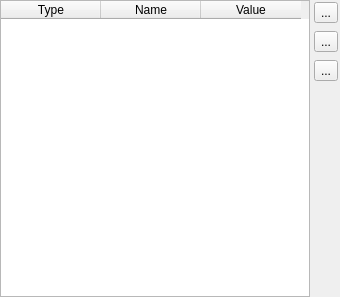
<?xml version="1.0" encoding="UTF-8"?>
<ui version="4.0">
 <class>NewMembersWidget</class>
 <widget class="QWidget" name="NewMembersWidget">
  <property name="geometry">
   <rect>
    <x>0</x>
    <y>0</y>
    <width>332</width>
    <height>297</height>
   </rect>
  </property>
  <property name="sizePolicy">
   <sizepolicy hsizetype="Preferred" vsizetype="Preferred">
    <horstretch>0</horstretch>
    <verstretch>0</verstretch>
   </sizepolicy>
  </property>
  <property name="minimumSize">
   <size>
    <width>0</width>
    <height>0</height>
   </size>
  </property>
  <property name="windowTitle">
   <string>Form</string>
  </property>
  <layout class="QHBoxLayout" name="horizontalLayout">
   <property name="spacing">
    <number>4</number>
   </property>
   <property name="margin">
    <number>0</number>
   </property>
   <item>
    <widget class="QTableWidget" name="tableWidget">
     <property name="minimumSize">
      <size>
       <width>310</width>
       <height>0</height>
      </size>
     </property>
     <attribute name="verticalHeaderVisible">
      <bool>false</bool>
     </attribute>
     <column>
      <property name="text">
       <string>Type</string>
      </property>
     </column>
     <column>
      <property name="text">
       <string>Name</string>
      </property>
     </column>
     <column>
      <property name="text">
       <string>Value</string>
      </property>
     </column>
    </widget>
   </item>
   <item>
    <widget class="QFrame" name="frame">
     <property name="sizePolicy">
      <sizepolicy hsizetype="MinimumExpanding" vsizetype="Preferred">
       <horstretch>0</horstretch>
       <verstretch>0</verstretch>
      </sizepolicy>
     </property>
     <property name="minimumSize">
      <size>
       <width>26</width>
       <height>0</height>
      </size>
     </property>
     <widget class="QWidget" name="layoutWidget">
      <property name="geometry">
       <rect>
        <x>0</x>
        <y>0</y>
        <width>28</width>
        <height>85</height>
       </rect>
      </property>
      <layout class="QVBoxLayout" name="verticalLayout">
       <item>
        <widget class="QToolButton" name="addMemberButton">
         <property name="toolTip">
          <string>Add Member</string>
         </property>
         <property name="text">
          <string>...</string>
         </property>
         <property name="icon">
          <iconset resource="icons.qrc">
           <normaloff>:/16x16/icons/16x16/list-add.png</normaloff>:/16x16/icons/16x16/list-add.png</iconset>
         </property>
        </widget>
       </item>
       <item>
        <widget class="QToolButton" name="removeMemberButton">
         <property name="toolTip">
          <string>Remove Selected Member(s)</string>
         </property>
         <property name="text">
          <string>...</string>
         </property>
         <property name="icon">
          <iconset resource="icons.qrc">
           <normaloff>:/16x16/icons/16x16/list-remove.png</normaloff>:/16x16/icons/16x16/list-remove.png</iconset>
         </property>
        </widget>
       </item>
       <item>
        <widget class="QToolButton" name="clearMembersButton">
         <property name="toolTip">
          <string>Clear Members</string>
         </property>
         <property name="text">
          <string>...</string>
         </property>
         <property name="icon">
          <iconset resource="icons.qrc">
           <normaloff>:/16x16/icons/16x16/edit-clear-list.png</normaloff>:/16x16/icons/16x16/edit-clear-list.png</iconset>
         </property>
        </widget>
       </item>
      </layout>
     </widget>
    </widget>
   </item>
  </layout>
 </widget>
 <resources>
  <include location="icons.qrc"/>
 </resources>
 <connections/>
</ui>
